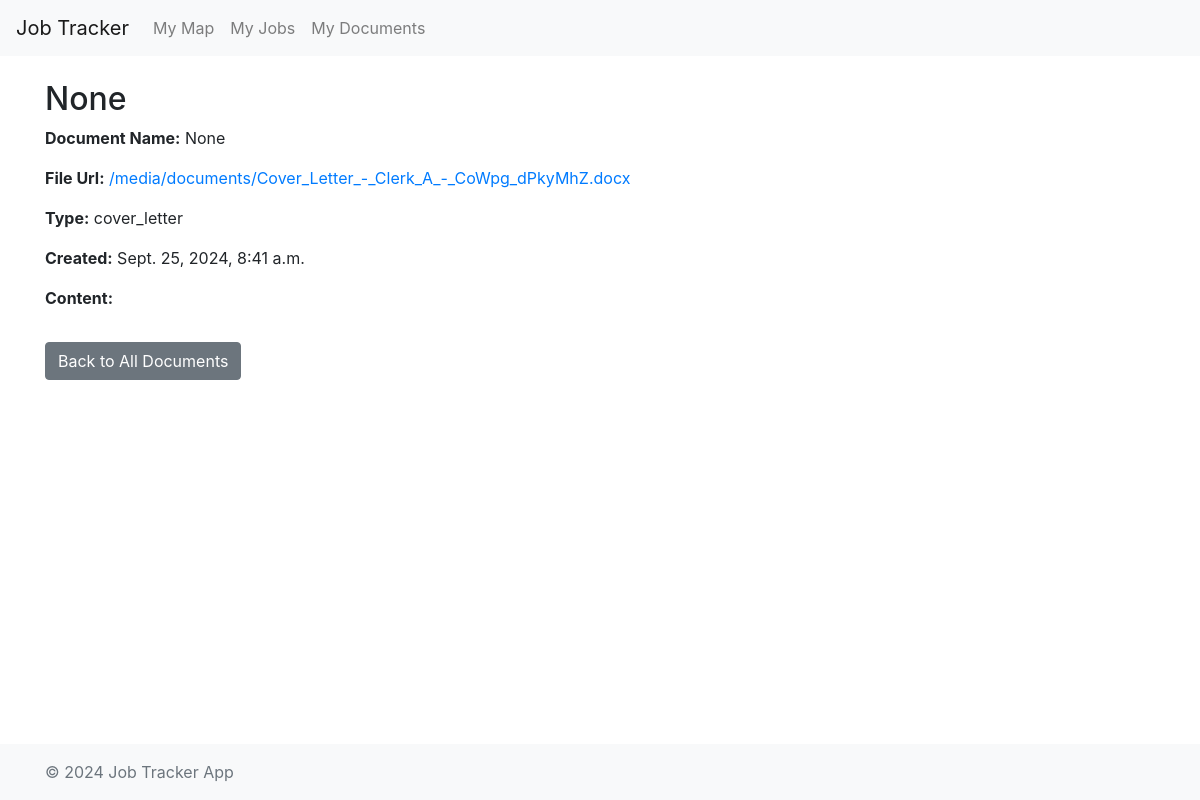
Screenshot of /documents/1/ with the database file from the repository.
### tracker/models.py (models this page shows, shortened)
class Document(models.Model):
    DOCUMENT_TYPE_CHOICES = [
        ('resume', 'Resume'),
        ('cover_letter', 'Cover Letter'),
        ('other', 'Other'),
    ]
    document_type = models.CharField(max_length=20, choices=DOCUMENT_TYPE_CHOICES)
    document_name = models.CharField(max_length=255, blank=True, null=True)
    file = models.FileField(upload_to='documents/', blank=True, null=True)
    text_content = models.TextField(blank=True, null=True)
    date_uploaded = models.DateTimeField(default=timezone.now)

### tracker/views.py (the view)
# urls.py: path('documents/<int:document_id>/', views.view_document, name='view_document'),
def view_document(request, document_id):
    document = get_object_or_404(Document, id=document_id)
    return render(request, 'tracker/view_document.html', {'document': document})

### tracker/templates/tracker/view_document.html (shortened to what this page needs)
{% extends 'tracker/base.html' %}
{% block content %}
{% load custom_filters %}
<h2>{{ document.document_name }}</h2>
<p><strong>Document Name:</strong> {{ document.document_name }}</p>
<p><strong>File Url:</strong> <a href="{{ document.file.url }}">{{ document.file.url }}</a></p>
<p><strong>Type:</strong> {{ document.document_type }}</p>
<p><strong>Created:</strong> {{ document.date_uploaded }}</p>
<p><strong>Content:</strong></p>
<div>
    <a href="{% url 'view_all_documents' %}" class="btn btn-secondary mt-3">Back to All Documents</a>
</div>
{% endblock %}

### tracker/static/tracker/css/styles.css (style rules this page uses)
html, body { height: 100%; margin: 0; }

### rows the page displays
Document: document_name "None", file "/media/documents/Cover_Letter_-_Clerk_A_-_CoWpg_dPkyMhZ.docx", document_type "cover_letter", date_uploaded "Sept. 25, 2024, 8:41 a.m."
